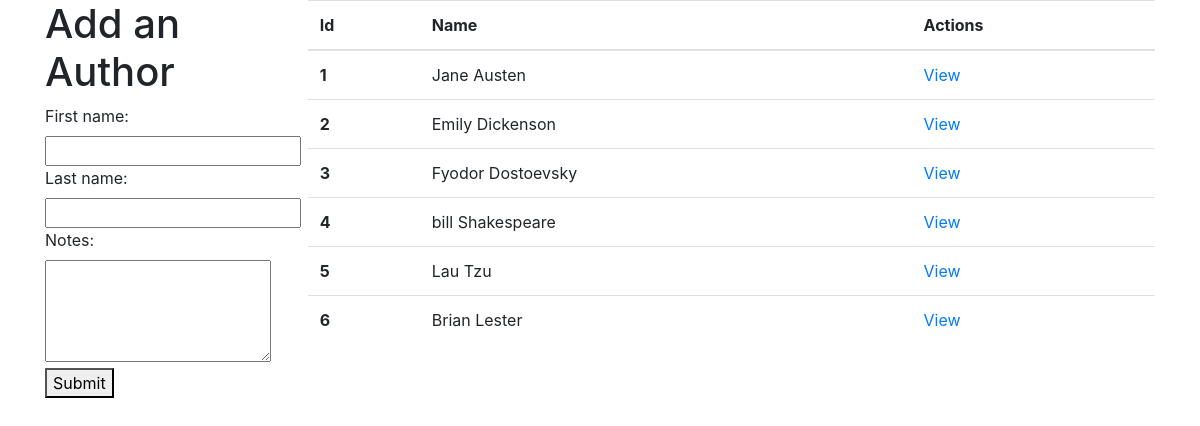
The app's page /authors with its own data.
### books_app/models.py (models this page shows)
class Author(models.Model):
    first_name = models.CharField(max_length=45)
    last_name =models.CharField(max_length=45)
    books = models.ManyToManyField(Book, related_name="Authors")
    created_at = models.DateTimeField(auto_now_add=True)
    updated_at = models.DateTimeField(auto_now=True)
    notes=models.TextField()

### books_app/views.py (the view)
# urls.py: path('authors',views.authors),
def authors(request):
    context={
        'authors': Author.objects.all()
    }
    return render (request, 'author_list.html',context)

### books_app/templates/author_list.html (shortened to what this page needs)
<!DOCTYPE html>
<html lang="en">
<head>
    <link rel="stylesheet" href="https://cdn.jsdelivr.net/npm/bootstrap@4.3.1/dist/css/bootstrap.min.css"
>
        {% load static %}
    <link rel="stylesheet" href="">
</head>
<body>
    <div class="container d-flex">
        <div class="form">
            <h1>Add an Author</h1>
            <form action="/create/author" class="flex-column" method="post">
                <label for="first_name">First name:</label>
                <input type="text" name="first_name"><br>
                <label for="last_name">Last name:</label>
                <input type="text" name="last_name"><br>
                <label for="notes">Notes:</label><br>
                <textarea name="notes" cols="20" rows="4"></textarea><br>
                <button>Submit
                </button>
            </form>
        </div>
        <div class="table">
            <table class="table">
                <thead>
                    <tr>
                        <th scope="col">Id</th>
                        <th scope="col">Name</th>
                        <th scope="col">Actions</th>
                    </tr>
                </thead>
                <tbody>
                    {% for a in authors %}
                    <tr>
                        <th scope="row">{{a.id}}</th>
                        <td>{{a.first_name}} {{a.last_name}}</td>
                        <td><a href="/view/author/{{a.id}}">View</a></td>
                    </tr>
                    {% endfor %}
                </tbody>
            </table>
        </div>
    </div>
</body>
</html>

### records on screen
Author: id "1", first_name "Jane", last_name "Austen"
Author: id "2", first_name "Emily", last_name "Dickenson"
Author: id "3", first_name "Fyodor", last_name "Dostoevsky"
Author: id "4", first_name "bill", last_name "Shakespeare"
Author: id "5", first_name "Lau", last_name "Tzu"
Author: id "6", first_name "Brian", last_name "Lester"
